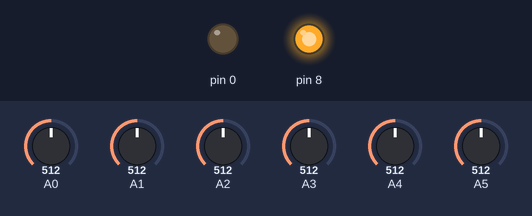
Bench run of a sketch on a simulated Arduino Uno, built for the host (arithmetic inside an expression is 32-bit, double 64-bit). Parts: output pins drawn as LEDs (lit = HIGH). The test bench sets the inputs (shaded band); at power-on: A0 = 512, A1 = 512, A2 = 512, A3 = 512, A4 = 512, A5 = 512.

Above: at 0.1 s.
Timing chart, 0 to 1.6 s (numbered marks = the images above):
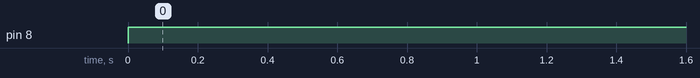

Measured:
- by itself, pin 8: LOW → HIGH at 0.00 s

The sketch:

BB_control.ino
```cpp
// Bang-Bang control system for line following robot
// by Kevin Nguyen: March 2021

#define F_CPU 16000000UL //16 MHz
#include <avr/io.h>
#include <avr/delay.h>
#include <avr/interrupt.h>
#include <stdlib.h>

#define BASE 	100
#define SLIGHT 	97
#define MID		90
#define TOLERANCE 125


uint16_t pot8;
uint16_t pot7;
uint16_t pot6;
uint16_t pot5;
uint16_t pot4;
uint16_t pot3;
uint16_t pot2;
uint16_t pot1;

void pwm_init(){
	TCCR0A |= (1<<WGM00);
	TCCR0A |= (1<<WGM01);
	TCCR0A &= ~(1<<WGM02);

	TCCR0B |= (1<<CS02);
	TCCR0B &= ~(1<<CS01);
	TCCR0B &= ~(1<<CS00);

	TCCR0A |= (1<<COM0B1);
	TCCR0A &= ~(1<<COM0B0);

	TCCR0A |= (1<<COM0A1);
	TCCR0A &= ~(1<<COM0A0);
	// motor A uses OCR0A
	// motor A uses OCR0B

	//Motor 2
	DDRB |= (1<<0);
	DDRB |= (1<<7);
	//Motor 1
	DDRE |= (1<<6);
	DDRD |= (1<<0);

	PORTB |= (1<<0);
	PORTE |= (1<<6);
}

void adc_init(){
  ADMUX |= (1<<REFS1)|(1<<REFS0)|(1<<ADLAR); //2.56V ref, left adjusted

  // enable adc, clock prescaler of 128
  ADCSRA |= (1<<ADEN)|(1<<ADPS2)|(1<<ADPS1)|(1<<ADPS0);
  ADCSRB = 0;
  DDRC &= ~((1<<7)|(1<<6));

}

void sen_8() {
	ADMUX = 0b11100010;
	ADCSRB = 0b00100000;    //
	ADCSRA |= (1<<6);     // start conversion
	while(ADCSRA&(1<<ADSC)){}   // wait for conversion to complete
	pot8 = ADCH;
}

void sen_7() {
	ADMUX = 0b11100011; //
	ADCSRB = 0b00100000;
	ADCSRA |= (1<<6);
	while(ADCSRA&(1<<ADSC)){}
	pot7 = ADCH;
}

void sen_6() {
	ADMUX = 0b11100001;
	ADCSRB = 0b00100000;
	ADCSRA |= (1<<6);
	while(ADCSRA&(1<<ADSC)){}
	pot6 = ADCH;
}

void sen_5() {
	ADMUX = 0b11100000;
	ADCSRB = 0b00100000;
	ADCSRA |= (1<<6);
	while(ADCSRA&(1<<ADSC)){}
	pot5 = ADCH;
}

void sen_4() {
	ADMUX = 0b11100101;
	ADCSRB = 0b00000000;
	ADCSRA |= (1<<6);
	while(ADCSRA&(1<<ADSC)){}
	pot4 = ADCH;
}

void sen_3() {
	ADMUX = 0b11100100;
	ADCSRB = 0b00000000;
	ADCSRA |= (1<<6);
	while(ADCSRA&(1<<ADSC)){}
	pot3 = ADCH;
}

void sen_2() { // sensor 2 -> adc5
	ADMUX = 0b11100001;
	ADCSRB = 0b00000000;
	ADCSRA |= (1<<6);
	while(ADCSRA&(1<<ADSC)){}
	pot2 = ADCH;
}

void sen_1() {  // sensor 1 -> adc4
	ADMUX = 0b11100000;
	ADCSRB = 0b00000000;
	ADCSRA |= (1<<6);
	while(ADCSRA&(1<<ADSC)){}
	pot1 = ADCH;
}


int main(){

	adc_init();
	pwm_init();

	while(1) {
		ADCSRA |= (1<<6);				// start conversion
		sen_8();
		sen_7();
		sen_6();
		sen_5();
		sen_4();
		sen_3();
		sen_2();
		sen_1();

		if (pot4 < TOLERANCE && pot5 < TOLERANCE) { 	// if 4 & 5 see line, go straight
			OCR0A = BASE;
			OCR0B = BASE;
		}
		else if(pot4 >= TOLERANCE && pot5 < TOLERANCE){	// if 5 sees the line and 4 does not SLIGHT LEFT
			OCR0A = SLIGHT;
			OCR0B = BASE;
		}
		else if(pot4 < TOLERANCE && pot5 >= TOLERANCE){	// if 4 sees line & 5 does not SLIGHT RIGHT
			OCR0A = BASE;
			OCR0B = SLIGHT;
		}
		else if(pot6 < TOLERANCE && pot3 < TOLERANCE){	// if 3 & 6 see line go straight (intersection)
			OCR0A = BASE;
			OCR0B = BASE;
		}
		else if(pot3 < TOLERANCE && pot6 >= TOLERANCE){	// if 3 sees line & 6 does not, MID RIGHT
			OCR0A = BASE;
			OCR0B = 0;
		}
		else if(pot6 < TOLERANCE && pot3 >= TOLERANCE){	// if 6 sees line & 3 does not, MID LEFT
			OCR0A = 0;
			OCR0B = BASE;
		}
//		else if(pot7 < TOLERANCE && pot2 >= TOLERANCE){	// if 7 sees line & 2 does not, HARD LEFT
//			OCR0A = 0;
//			OCR0B = BASE;
//		}
//		else if(pot2 < TOLERANCE && pot7 >= TOLERANCE){	// if 2 sees line & 7 does not, HARD RIGHT
//			OCR0A = BASE;
//			OCR0B = 0;
//		}
//		else if(pot1 < TOLERANCE && pot8 >= TOLERANCE){	// if 1 sees line & 8 does not, HARD LEFT
//			OCR0A = 0;
//			OCR0B = BASE+10;
//		}
//		else if(pot1 < TOLERANCE && pot8 >= TOLERANCE){	// if 8 sees line & 1 does not, HARD RIGHT
//			OCR0A = BASE+10;
//			OCR0B = 0;
//		}
		else{
			OCR0A = 0;
			OCR0B = 0;
		}
		ADCSRA &= ~(1<<6);			// stop conversion
	}
}
```
